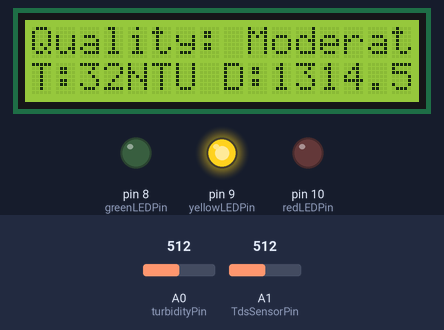
This sketch was run on a simulated Arduino Uno, built with avr-gcc and run on an emulated ATmega328P. Shown: 16×2 character LCD, output pins drawn as LEDs (lit = HIGH). The test bench sets the inputs (shaded band); at power-on: A0 (turbidityPin) = 512, A1 (TdsSensorPin) = 512. What the sketch prints to the serial monitor is not drawn.

Above: at 3.2 s.
3.3 s: A0 (turbidityPin) set to 699
At 5.1 s:
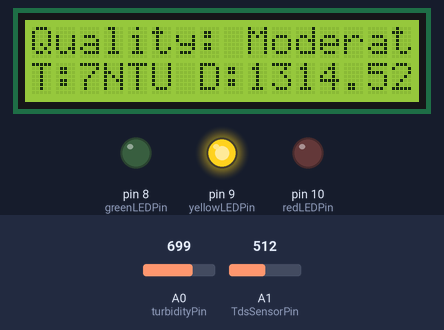
5.6 s: A0 (turbidityPin) set to 720
At 6.9 s:
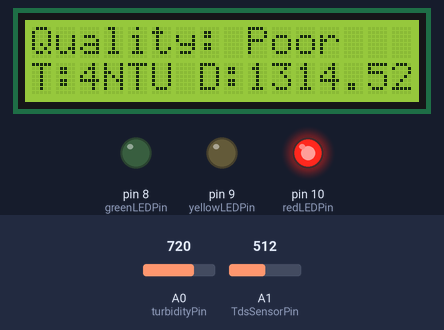
7.7 s: A1 (TdsSensorPin) set to 332
At 8.7 s:
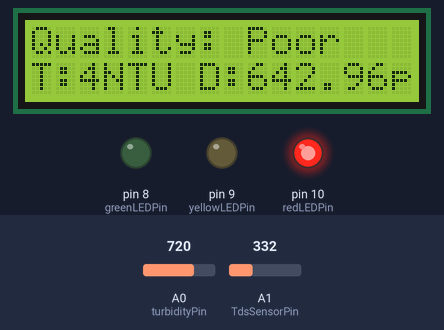
9.8 s: A1 (TdsSensorPin) set to 298
At 11.6 s:
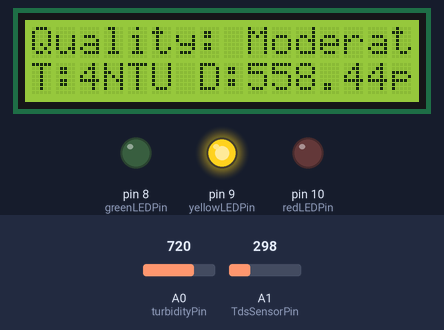
11.9 s: A1 (TdsSensorPin) set to 181
At 13.6 s:
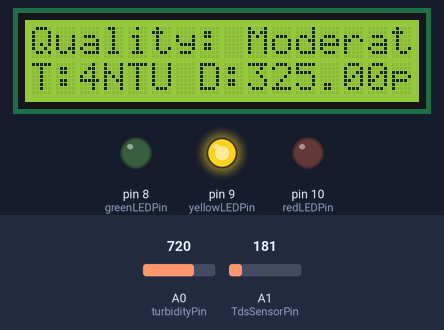
13.9 s: A1 (TdsSensorPin) set to 152
At 15.4 s:
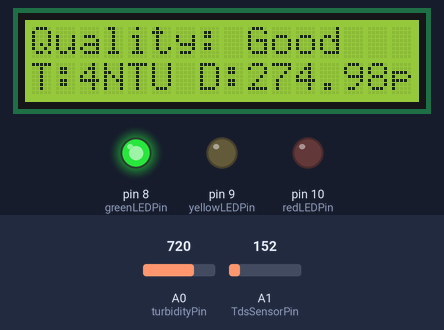
Timing chart, 0 to 16.9 s (numbered marks = the images above; inputs shaded):
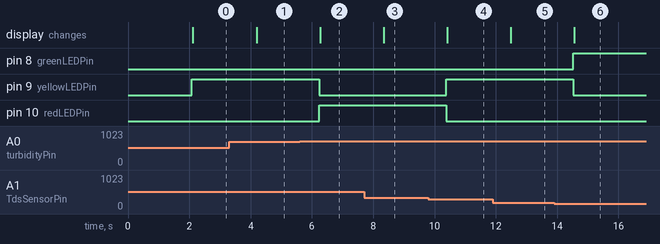

The sketch:

water_qualiy_monitoring.ino
```cpp
#include <LiquidCrystal_I2C.h>
#include <EEPROM.h>
#include "GravityTDS.h"

#define turbidityPin A0
#define TdsSensorPin A1
#define greenLEDPin 8
#define yellowLEDPin 9
#define redLEDPin 10

GravityTDS gravityTds;

// Initialize the LCD with the I2C address (usually 0x27 or 0x3F for 16x2 LCDs)
LiquidCrystal_I2C lcd(0x27, 16, 2);

float temperature = 25, tdsValue = 0;

void setup() {
    Serial.begin(9600);
    pinMode(turbidityPin, INPUT);

    // Set up LCD
    lcd.begin();
    lcd.backlight();
    lcd.setCursor(0, 0);
    lcd.print("Water Quality");

    // Initialize TDS sensor
    gravityTds.setPin(TdsSensorPin);
    gravityTds.setAref(5.0);  // Reference voltage on ADC, default 5.0V on Arduino UNO
    gravityTds.setAdcRange(1024);  // 1024 for 10bit ADC; 4096 for 12bit ADC
    gravityTds.begin();  // Initialization

    // Initialize LED pins
    pinMode(greenLEDPin, OUTPUT);
    pinMode(yellowLEDPin, OUTPUT);
    pinMode(redLEDPin, OUTPUT);

    delay(2000);  // Allow time to read "Water Quality" message on LCD
}

void loop() {
    // Read turbidity sensor
    int turbiditysensorValue = analogRead(turbidityPin);
    int turbidity = map(turbiditysensorValue, 0, 750, 100, 0);

    // Temperature setting and TDS value calculation
    gravityTds.setTemperature(temperature);  // Set temperature for compensation
    gravityTds.update();  // Sample and calculate
    tdsValue = gravityTds.getTdsValue();  // Get the TDS value

    // Display turbidity and TDS on Serial Monitor
    Serial.print("Turbidity: ");
    Serial.print(turbidity);
    Serial.println(" NTU");

    Serial.print("TDS: ");
    Serial.print(tdsValue);
    Serial.println(" ppm");

    // Determine water quality and update LEDs and LCD display
    String quality;
    if (turbidity <= 5 && tdsValue < 300) {
        // Good water quality
        digitalWrite(greenLEDPin, HIGH);
        digitalWrite(yellowLEDPin, LOW);
        digitalWrite(redLEDPin, LOW);
        quality = "Good";
    } else if ((turbidity > 5 && turbidity <= 50) || (tdsValue >= 300 && tdsValue < 600)) {
        // Moderate water quality
        digitalWrite(greenLEDPin, LOW);
        digitalWrite(yellowLEDPin, HIGH);
        digitalWrite(redLEDPin, LOW);
        quality = "Moderate";
    } else {
        // Poor water quality
        digitalWrite(greenLEDPin, LOW);
        digitalWrite(yellowLEDPin, LOW);
        digitalWrite(redLEDPin, HIGH);
        quality = "Poor";
    }

    // Update LCD with quality, turbidity, and TDS values
    lcd.clear();
    lcd.setCursor(0, 0);
    lcd.print("Quality: ");
    lcd.print(quality);  // Display quality on the first line

    lcd.setCursor(0, 1);
    lcd.print("T:");
    lcd.print(turbidity);
    lcd.print("NTU ");
    lcd.print("D:");
    lcd.print(tdsValue);
    lcd.print("ppm");

    delay(1000);  // Delay for 1 second
}
```

Measured:
- the behaviour switches between 712 and 713 on A0 (turbidityPin) (found by bisection; images 1 and 2)
- the behaviour switches between 316 and 315 on A1 (TdsSensorPin) (found by bisection; images 3 and 4)
- the behaviour switches between 167 and 166 on A1 (TdsSensorPin) (found by bisection; images 5 and 6)
- after the input at 3.3 s, the display: changes after 0.90 s (image 1)
- after the input at 5.6 s, pin 9 (yellowLEDPin): HIGH → LOW after 0.64 s; pin 10 (redLEDPin): LOW → HIGH after 0.64 s; the display: changes after 0.67 s (image 2)
- after the input at 7.7 s, the display: changes after 0.64 s (image 3)
- after the input at 9.8 s, pin 9 (yellowLEDPin): LOW → HIGH after 0.58 s; pin 10 (redLEDPin): HIGH → LOW after 0.58 s; the display: changes after 0.62 s (image 4)
- after the input at 11.9 s, the display: changes after 0.59 s (image 5)
- after the input at 13.9 s, pin 8 (greenLEDPin): LOW → HIGH after 0.63 s; pin 9 (yellowLEDPin): HIGH → LOW after 0.63 s; the display: changes after 0.67 s (image 6)
